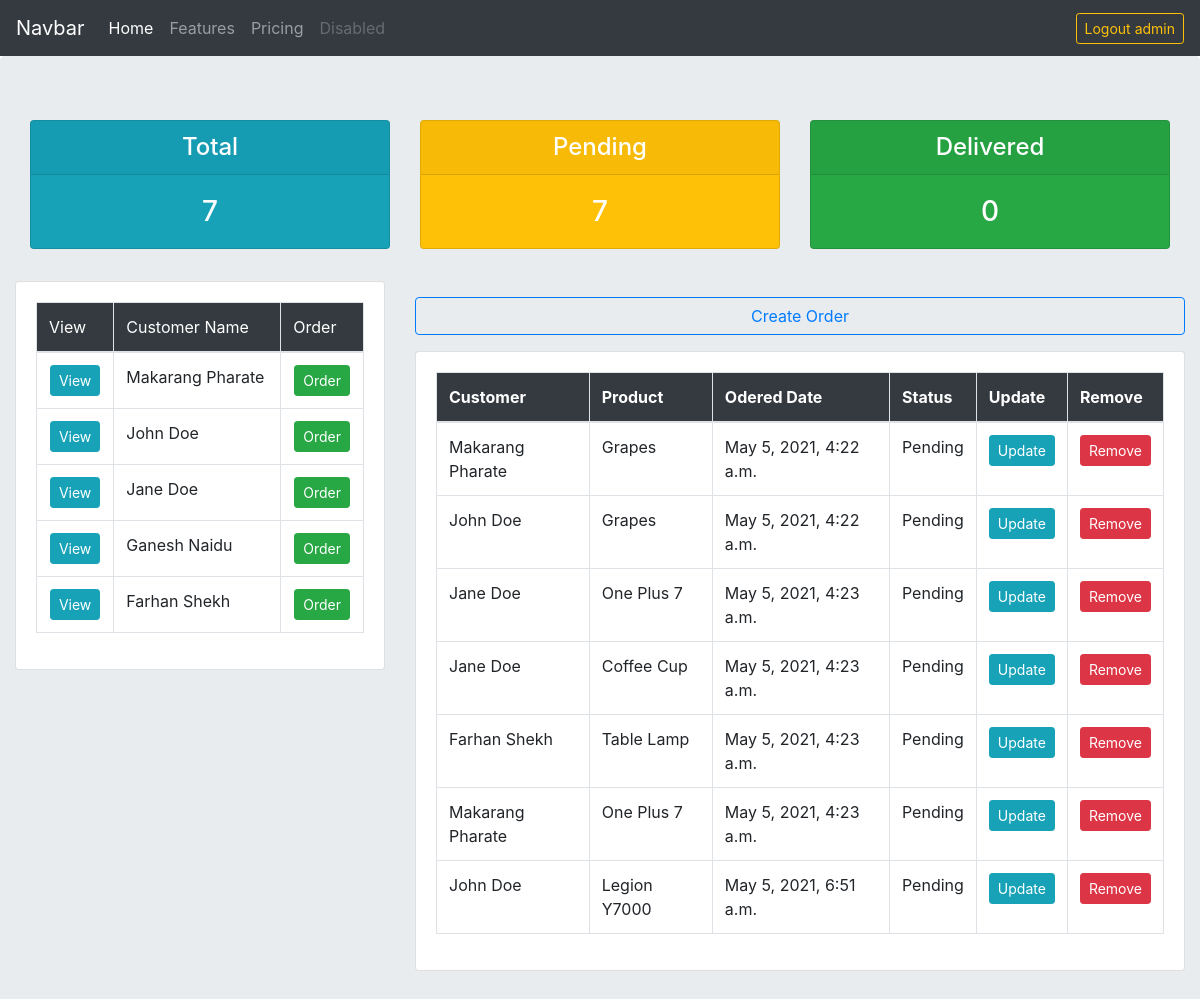
The app's page / (signed in), older data.
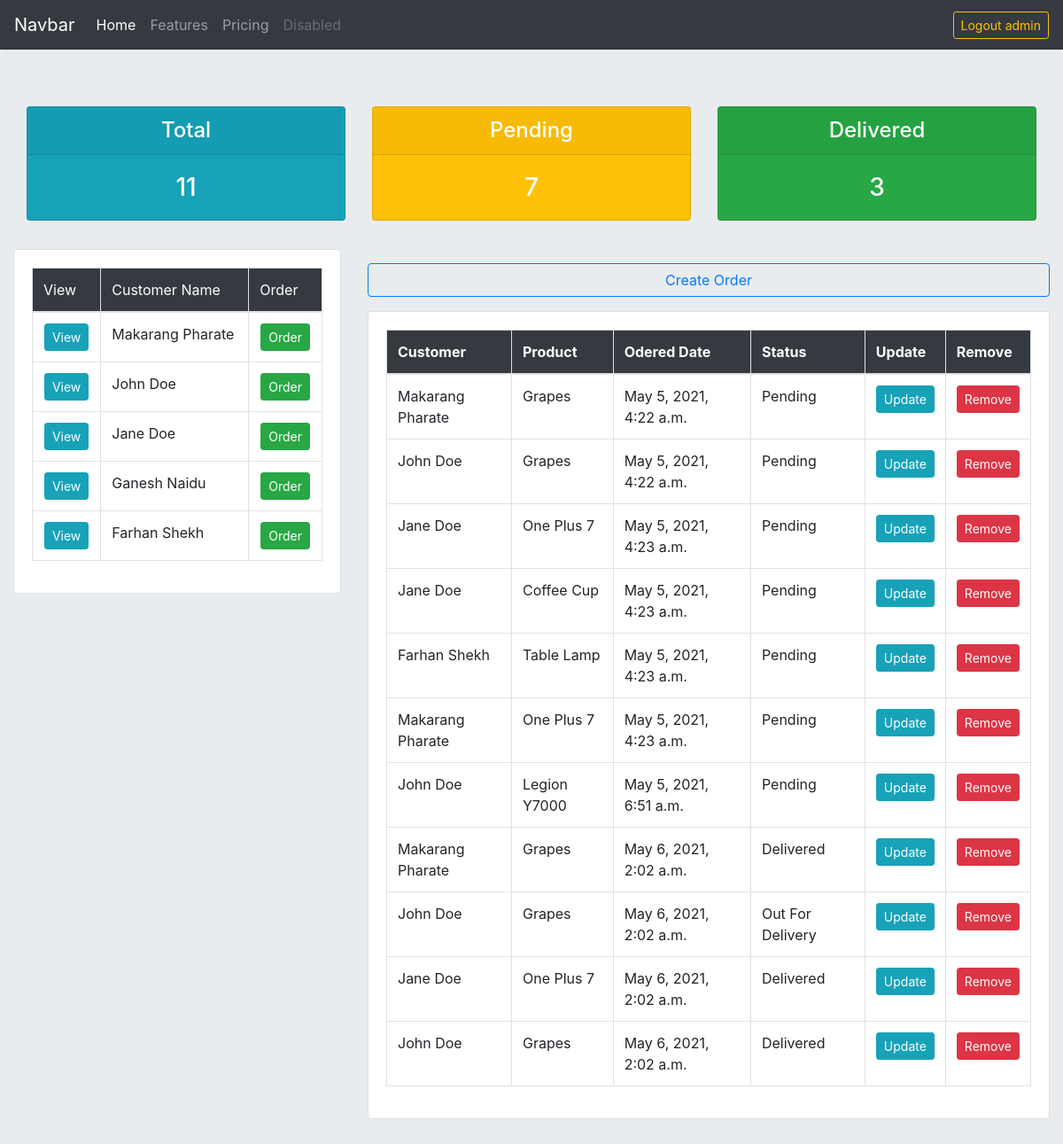
The same page, newer data.
### accounts/models.py (models this page shows, shortened)
class Customer(models.Model):
    user = models.OneToOneField(User,null=True,on_delete=models.CASCADE)
    name = models.CharField(max_length=200)
    email = models.EmailField()
    phone = models.CharField(max_length=200)
    date_added = models.DateTimeField(auto_now_add=True)

class Order(models.Model):
    ORDER_STATUS = (
        ("Pending","Pending"),
        ('Out For Delivery','Out For Delivery'),
        ("Delivered","Delivered")
    )
    product = models.ForeignKey(Product,null=True,on_delete=models.SET_NULL)
    customer = models.ForeignKey(Customer,null=True,on_delete=models.SET_NULL)
    order_status = models.CharField(max_length=200,choices=ORDER_STATUS)
    date_added = models.DateTimeField(auto_now_add=True)

class Product(models.Model):
    name = models.CharField(max_length=200)
    description = models.CharField(max_length=200)
    price = models.FloatField()
    category = models.ForeignKey(Category, null=True ,on_delete=models.SET_NULL)
    tags = models.ManyToManyField(Tag)
    date_added = models.DateTimeField(auto_now_add=True)

### accounts/views.py (the view)
# urls.py: path('',views.index,name="home"),
@login_required(login_url='login')
def index(request):
    orders = Order.objects.all()
    customer = Customer.objects.all()
    total = Order.objects.all().count()
    pending = Order.objects.filter(order_status="Pending").count()
    delivered = Order.objects.filter(order_status="Delivered").count()
    context = {'orders':orders, 'customers':customer,'total':total,
               'pending':pending,'delivered':delivered}
    return render(request,'accounts/index.html',context)

### templates/accounts/index.html (shortened to what this page needs)
{% extends "accounts/layout/main.html" %}
{% block content %}
    <div class="container-fluid">
        {% include "accounts/stats.html" %}
        <div class="py-2">
        </div>
        <div class="row my-3">
            <div class="col-4">
              <div class="card">
                <div class="card-body">
                  <table class="table table-bordered">
                      <thead class="bg-dark text-white">
                          <tr>
                            <td>View</td>
                            <td>Customer Name</td>
                            <td>Order</td>
                          </tr>
                      </thead>
                      <tbody>
                        {% for customer in customers  %}
                          <tr>
                            <td class="text-center">
                              <a href="{% url 'customer' customer.id %}"
                              class="btn btn-sm btn-info">View</a>
                            </td>
                            <td>{{customer.name}}</td>
                            <td class="text-center">
                              <a href="#" class="btn btn-sm btn-success">Order</a>
                            </td>
                          </tr>
                        {% endfor %}
                      </tbody>
                  </table>
                </div>
              </div>
            </div>
            <div class="col-8">
              <div class="my-3">
                  <a href="{% url 'create_order' %}" class="btn btn-outline-primary w-100">Create Order</a>
              </div>
                <div class="card">
                  <div class="card-body">
                      <table class="table table-bordered">
                          <thead class="bg-dark text-white">
                            <tr>
                              <th>Customer</th>
                              <th>Product</th>
                              <th>Odered Date</th>
                              <th>Status</th>
                              <th>Update</th>
                              <th>Remove</th>
                            </tr>
                          </thead>
                          <tbody>
                            {% for order in orders %}
                              <tr>
                                <td>{{order.customer.name}}</td>
                                <td>{{order.product.name}}</td>
                                <td>{{order.date_added}}</td>
                                <td>{{order.order_status}}</td>
                                <td><a href="{% url 'update_order' order.id %}" class="btn btn-sm btn-info">Update</a></td>
                                <td><a href="#" class="btn btn-sm btn-danger">Remove</a></td>
                              </tr>
                            {% endfor %}
                          </tbody>
                      </table>
                  </div>
                </div>
            </div>
        </div>
    </div>
{% endblock %}

### templates/accounts/layout/main.html (shortened to what this page needs)
{% load static %}
<!DOCTYPE html>
<html lang="en" dir="ltr">
  <head>
    <link rel="stylesheet"
          href="https://cdn.jsdelivr.net/npm/bootstrap@4.6.0/dist/css/bootstrap.min.css"
>
  </head>
  <body>
    {% include "accounts/navbar.html" %}
    <div class="container-fluid px-0 jumbotron">
      {% block content %}
      {% endblock content %}
    </div>
  </body>
</html>

### templates/accounts/navbar.html (shortened to what this page needs)
<nav class="navbar navbar-expand-lg navbar-dark bg-dark">
  <a class="navbar-brand" href="#">Navbar</a>
  <div class="collapse navbar-collapse" id="navbarNavAltMarkup">
    <div class="navbar-nav w-100">
      <a class="nav-link active" href="#">Home <span class="sr-only">(current)</span></a>
      <a class="nav-link" href="#">Features</a>
      <a class="nav-link" href="#">Pricing</a>
      <a class="nav-link disabled" href="#" tabindex="-1" aria-disabled="true">Disabled</a>
      {% if request.user.username != "AnonymousUser" %}
      <div class="ml-auto d-flex align-items-center">
        <a href="{% url 'logout' %}"
           class="btn btn-sm btn-outline-warning">Logout {{request.user}}</a>
      </div>
      {% endif %}
      </div>
  </div>
</nav>

### templates/accounts/stats.html
<div class="row mx-0">
    <div class="col-4">
      <div class="card bg-info">
        <div class="card-header">
          <h4 class="card-title text-white text-center mb-0">Total</h4>
        </div>
        <div class="card-body">
          <h3 class="text-center text-white mb-0">{{total}}</h3>
        </div>
      </div>
    </div>
    <div class="col-4">
      <div class="card bg-warning">
        <div class="card-header">
          <h4 class="card-title text-white text-center mb-0">Pending</h4>
        </div>
        <div class="card-body">
          <h3 class="text-center text-white mb-0">{{pending}}</h3>
        </div>
      </div>
    </div>
    <div class="col-4">
      <div class="card bg-success">
        <div class="card-header">
          <h4 class="card-title text-white text-center mb-0">Delivered</h4>
        </div>
        <div class="card-body">
          <h3 class="text-center text-white mb-0">{{delivered}}</h3>
        </div>
      </div>
    </div>
</div>

Row changes from the older to the newer data that the page shows:
added Order: customer.name "Makarang Pharate", product.name "Grapes", date_added "May 6, 2021, 2:02 a.m.", order_status "Delivered"
added Order: customer.name "John Doe", product.name "Grapes", date_added "May 6, 2021, 2:02 a.m.", order_status "Out For Delivery"
added Order: customer.name "Jane Doe", product.name "One Plus 7", date_added "May 6, 2021, 2:02 a.m.", order_status "Delivered"
added Order: customer.name "John Doe", product.name "Grapes", date_added "May 6, 2021, 2:02 a.m.", order_status "Delivered"
Text that changed along with them:
{{ total }}: "7" → "11"
{{ delivered }}: "0" → "3"
